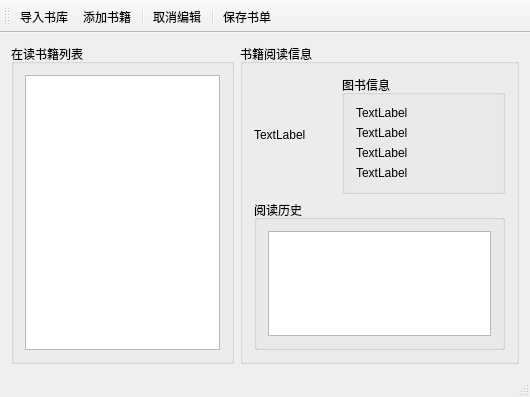
<?xml version="1.0" encoding="UTF-8"?>
<ui version="4.0">
 <class>MainWindow</class>
 <widget class="QMainWindow" name="MainWindow">
  <property name="geometry">
   <rect>
    <x>0</x>
    <y>0</y>
    <width>530</width>
    <height>397</height>
   </rect>
  </property>
  <property name="maximumSize">
   <size>
    <width>600</width>
    <height>500</height>
   </size>
  </property>
  <property name="windowTitle">
   <string>MainWindow</string>
  </property>
  <widget class="QWidget" name="centralWidget">
   <layout class="QVBoxLayout" name="verticalLayout_3">
    <item>
     <layout class="QHBoxLayout" name="horizontalLayout" stretch="4,5">
      <item>
       <widget class="QGroupBox" name="groupBox">
        <property name="title">
         <string>在读书籍列表</string>
        </property>
        <layout class="QVBoxLayout" name="verticalLayout">
         <item>
          <widget class="QListView" name="listView"/>
         </item>
        </layout>
       </widget>
      </item>
      <item>
       <widget class="QGroupBox" name="groupBox_2">
        <property name="title">
         <string>书籍阅读信息</string>
        </property>
        <layout class="QVBoxLayout" name="verticalLayout_6">
         <item>
          <layout class="QVBoxLayout" name="verticalLayout_5">
           <item>
            <layout class="QHBoxLayout" name="horizontalLayout_2" stretch="1,2">
             <item>
              <widget class="QLabel" name="label">
               <property name="text">
                <string>TextLabel</string>
               </property>
              </widget>
             </item>
             <item>
              <widget class="QGroupBox" name="groupBox_3">
               <property name="title">
                <string>图书信息</string>
               </property>
               <layout class="QVBoxLayout" name="verticalLayout_4">
                <item>
                 <widget class="QLabel" name="label_2">
                  <property name="text">
                   <string>TextLabel</string>
                  </property>
                 </widget>
                </item>
                <item>
                 <widget class="QLabel" name="label_3">
                  <property name="text">
                   <string>TextLabel</string>
                  </property>
                 </widget>
                </item>
                <item>
                 <widget class="QLabel" name="label_4">
                  <property name="text">
                   <string>TextLabel</string>
                  </property>
                 </widget>
                </item>
                <item>
                 <widget class="QLabel" name="label_5">
                  <property name="text">
                   <string>TextLabel</string>
                  </property>
                 </widget>
                </item>
               </layout>
              </widget>
             </item>
            </layout>
           </item>
           <item>
            <widget class="QGroupBox" name="groupBox_4">
             <property name="title">
              <string>阅读历史</string>
             </property>
             <layout class="QVBoxLayout" name="verticalLayout_2">
              <item>
               <widget class="QPlainTextEdit" name="plainTextEdit"/>
              </item>
             </layout>
            </widget>
           </item>
          </layout>
         </item>
        </layout>
       </widget>
      </item>
     </layout>
    </item>
   </layout>
  </widget>
  <widget class="QMenuBar" name="menuBar">
   <property name="geometry">
    <rect>
     <x>0</x>
     <y>0</y>
     <width>530</width>
     <height>23</height>
    </rect>
   </property>
  </widget>
  <widget class="QToolBar" name="mainToolBar">
   <property name="toolButtonStyle">
    <enum>Qt::ToolButtonIconOnly</enum>
   </property>
   <attribute name="toolBarArea">
    <enum>TopToolBarArea</enum>
   </attribute>
   <attribute name="toolBarBreak">
    <bool>false</bool>
   </attribute>
   <addaction name="actImportLibrary"/>
   <addaction name="actAddBook"/>
   <addaction name="separator"/>
   <addaction name="actEditUnable"/>
   <addaction name="separator"/>
   <addaction name="actSave"/>
  </widget>
  <widget class="QStatusBar" name="statusBar"/>
  <action name="actAddBook">
   <property name="icon">
    <iconset resource="res.qrc">
     <normaloff>:/images/icons/1218739.png</normaloff>:/images/icons/1218739.png</iconset>
   </property>
   <property name="text">
    <string>添加书籍</string>
   </property>
   <property name="toolTip">
    <string>添加书籍</string>
   </property>
   <property name="shortcut">
    <string>Ctrl+A</string>
   </property>
  </action>
  <action name="actImportLibrary">
   <property name="icon">
    <iconset resource="res.qrc">
     <normaloff>:/images/icons/1218781.png</normaloff>:/images/icons/1218781.png</iconset>
   </property>
   <property name="text">
    <string>导入书库</string>
   </property>
   <property name="toolTip">
    <string>导入书库</string>
   </property>
   <property name="shortcut">
    <string>Ctrl+O</string>
   </property>
  </action>
  <action name="actEditUnable">
   <property name="icon">
    <iconset resource="res.qrc">
     <normaloff>:/images/icons/1218744.png</normaloff>:/images/icons/1218744.png</iconset>
   </property>
   <property name="text">
    <string>取消编辑</string>
   </property>
   <property name="toolTip">
    <string>取消编辑</string>
   </property>
  </action>
  <action name="actSave">
   <property name="icon">
    <iconset resource="res.qrc">
     <normaloff>:/images/icons/1218767.png</normaloff>:/images/icons/1218767.png</iconset>
   </property>
   <property name="text">
    <string>保存书单</string>
   </property>
   <property name="toolTip">
    <string>保存书单</string>
   </property>
  </action>
 </widget>
 <layoutdefault spacing="6" margin="11"/>
 <resources>
  <include location="res.qrc"/>
 </resources>
 <connections/>
</ui>
